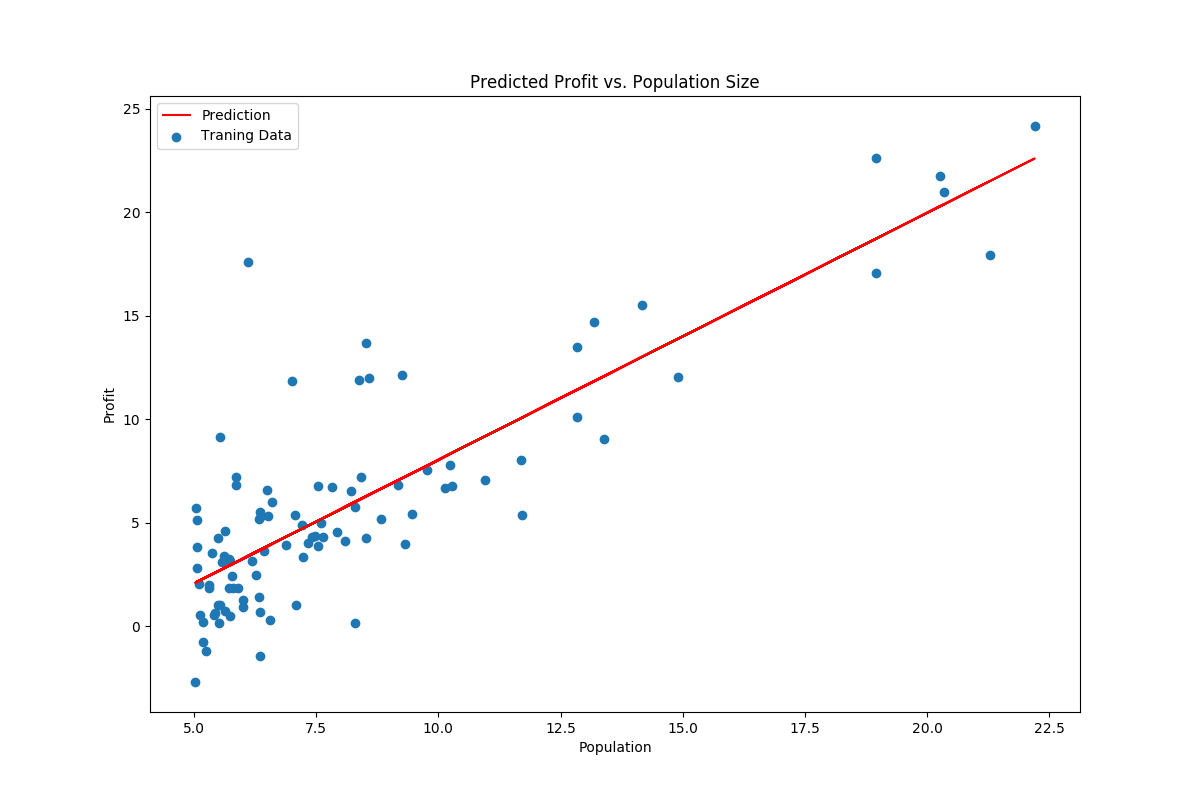

Reproduce this figure in Python.
import pandas as pd
import numpy as np
import matplotlib.pyplot as plt
from sklearn import linear_model

data = pd.read_csv('../datasets/population_location.txt', header=None, names=['Population', 'Profit'])
data.plot(kind='scatter', x='Population', y='Profit', figsize=(12,8))
# append a ones column to the front of the data set
data.insert(0, 'Ones', 1)
print(data.head())

# set X (training data) and y (target variable)
cols = data.shape[1]
X = data.iloc[:,0:cols-1]
y = data.iloc[:,cols-1:cols]

# convert from data frames to numpy matrices
X = np.matrix(X.values)
y = np.matrix(y.values)

model = linear_model.LinearRegression()  
model.fit(X, y)

x = np.array(X[:, 1].A1)
f = model.predict(X).flatten()

fig, ax = plt.subplots(figsize=(12,8))  
ax.plot(x, f, 'r', label='Prediction')  
ax.scatter(data.Population, data.Profit, label='Traning Data')  
ax.legend(loc=2)  
ax.set_xlabel('Population')  
ax.set_ylabel('Profit')  
ax.set_title('Predicted Profit vs. Population Size')
plt.savefig('scikit_linear_regression.png')